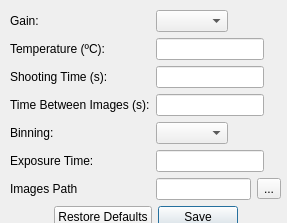
<?xml version="1.0" encoding="UTF-8"?>
<ui version="4.0">
 <class>Form</class>
 <widget class="QWidget" name="Form">
  <property name="geometry">
   <rect>
    <x>0</x>
    <y>0</y>
    <width>287</width>
    <height>223</height>
   </rect>
  </property>
  <property name="windowTitle">
   <string>Settings</string>
  </property>
  <widget class="QWidget" name="formLayoutWidget">
   <property name="geometry">
    <rect>
     <x>10</x>
     <y>10</y>
     <width>271</width>
     <height>221</height>
    </rect>
   </property>
   <layout class="QFormLayout" name="formLayout">
    <item row="0" column="0">
     <widget class="QLabel" name="label">
      <property name="text">
       <string>Gain:</string>
      </property>
     </widget>
    </item>
    <item row="0" column="1">
     <widget class="QComboBox" name="comboBox">
      <property name="sizePolicy">
       <sizepolicy hsizetype="Fixed" vsizetype="Fixed">
        <horstretch>0</horstretch>
        <verstretch>0</verstretch>
       </sizepolicy>
      </property>
     </widget>
    </item>
    <item row="1" column="0">
     <widget class="QLabel" name="label_2">
      <property name="text">
       <string>Temperature (ºC):</string>
      </property>
     </widget>
    </item>
    <item row="1" column="1">
     <widget class="QLineEdit" name="lineEdit">
      <property name="sizePolicy">
       <sizepolicy hsizetype="Fixed" vsizetype="Fixed">
        <horstretch>0</horstretch>
        <verstretch>0</verstretch>
       </sizepolicy>
      </property>
     </widget>
    </item>
    <item row="2" column="0">
     <widget class="QLabel" name="label_3">
      <property name="text">
       <string>Shooting Time (s):</string>
      </property>
     </widget>
    </item>
    <item row="2" column="1">
     <widget class="QLineEdit" name="lineEdit_2">
      <property name="sizePolicy">
       <sizepolicy hsizetype="Fixed" vsizetype="Fixed">
        <horstretch>0</horstretch>
        <verstretch>0</verstretch>
       </sizepolicy>
      </property>
     </widget>
    </item>
    <item row="3" column="0">
     <widget class="QLabel" name="label_4">
      <property name="text">
       <string>Time Between Images (s):</string>
      </property>
     </widget>
    </item>
    <item row="3" column="1">
     <widget class="QLineEdit" name="lineEdit_3">
      <property name="sizePolicy">
       <sizepolicy hsizetype="Fixed" vsizetype="Fixed">
        <horstretch>0</horstretch>
        <verstretch>0</verstretch>
       </sizepolicy>
      </property>
     </widget>
    </item>
    <item row="4" column="0">
     <widget class="QLabel" name="label_5">
      <property name="text">
       <string>Binning:</string>
      </property>
     </widget>
    </item>
    <item row="4" column="1">
     <widget class="QComboBox" name="comboBox_2">
      <property name="sizePolicy">
       <sizepolicy hsizetype="Fixed" vsizetype="Fixed">
        <horstretch>0</horstretch>
        <verstretch>0</verstretch>
       </sizepolicy>
      </property>
      <property name="currentText">
       <string/>
      </property>
      <property name="minimumContentsLength">
       <number>0</number>
      </property>
     </widget>
    </item>
    <item row="5" column="0">
     <widget class="QLabel" name="label_6">
      <property name="text">
       <string>Exposure Time:</string>
      </property>
     </widget>
    </item>
    <item row="5" column="1">
     <widget class="QLineEdit" name="lineEdit_4">
      <property name="sizePolicy">
       <sizepolicy hsizetype="Fixed" vsizetype="Fixed">
        <horstretch>0</horstretch>
        <verstretch>0</verstretch>
       </sizepolicy>
      </property>
     </widget>
    </item>
    <item row="6" column="0">
     <widget class="QLabel" name="label_7">
      <property name="text">
       <string>Images Path</string>
      </property>
     </widget>
    </item>
    <item row="6" column="1">
     <layout class="QHBoxLayout" name="horizontalLayout">
      <item>
       <widget class="QLineEdit" name="lineEdit_5"/>
      </item>
      <item>
       <widget class="QToolButton" name="toolButton">
        <property name="text">
         <string>...</string>
        </property>
       </widget>
      </item>
     </layout>
    </item>
    <item row="7" column="0" colspan="2">
     <widget class="QDialogButtonBox" name="buttonBox">
      <property name="standardButtons">
       <set>QDialogButtonBox::RestoreDefaults|QDialogButtonBox::Save</set>
      </property>
      <property name="centerButtons">
       <bool>true</bool>
      </property>
     </widget>
    </item>
   </layout>
  </widget>
 </widget>
 <resources/>
 <connections/>
</ui>
